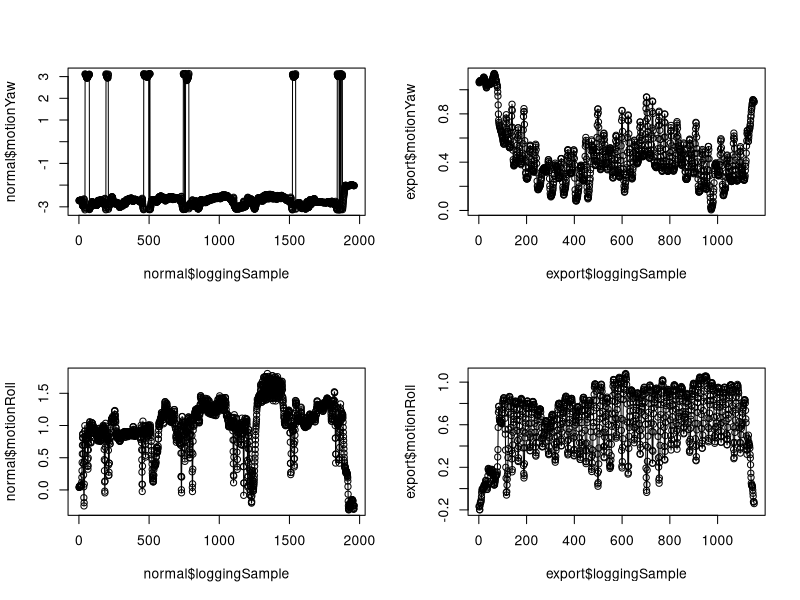
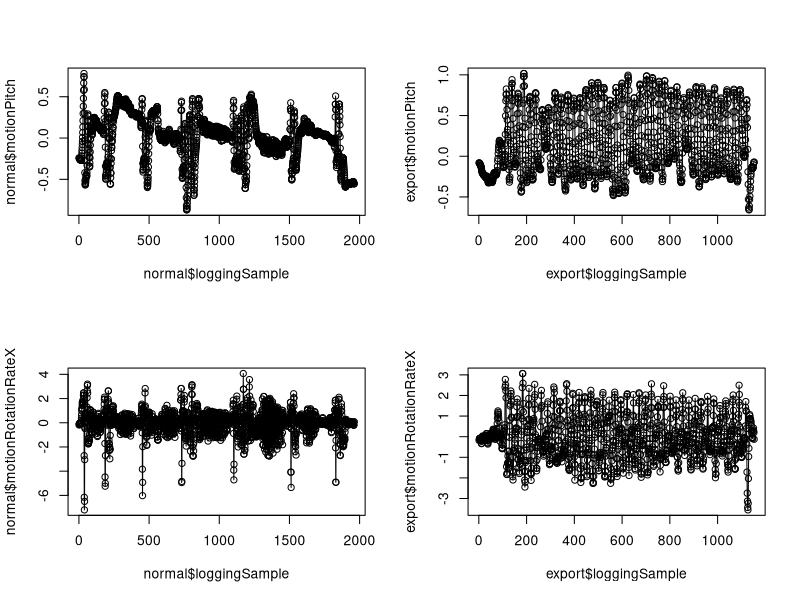
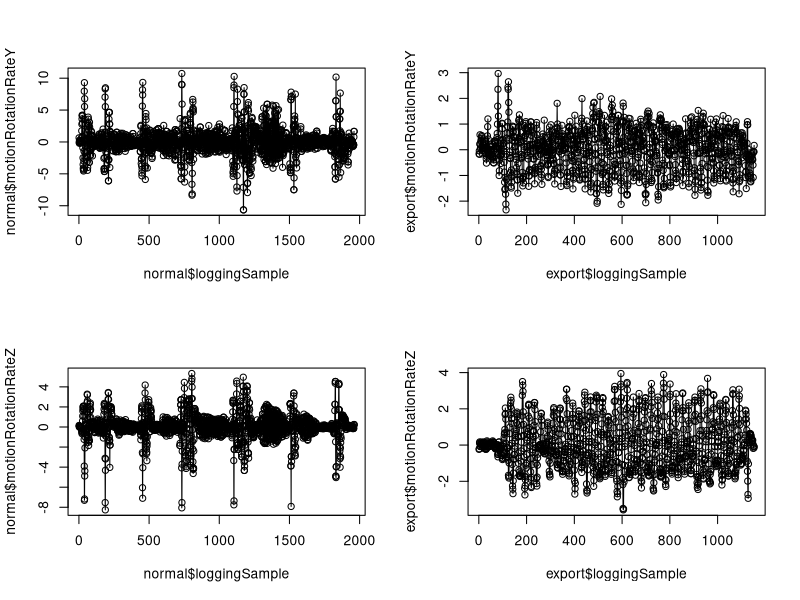
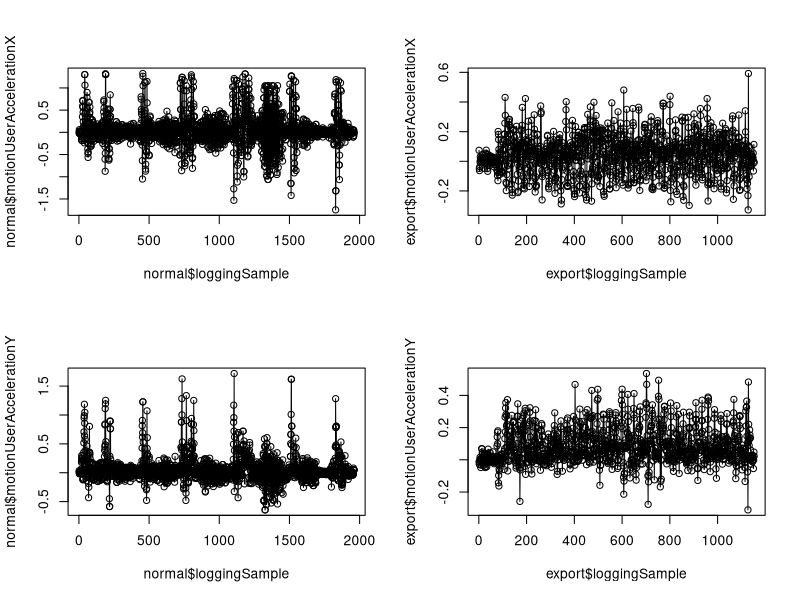
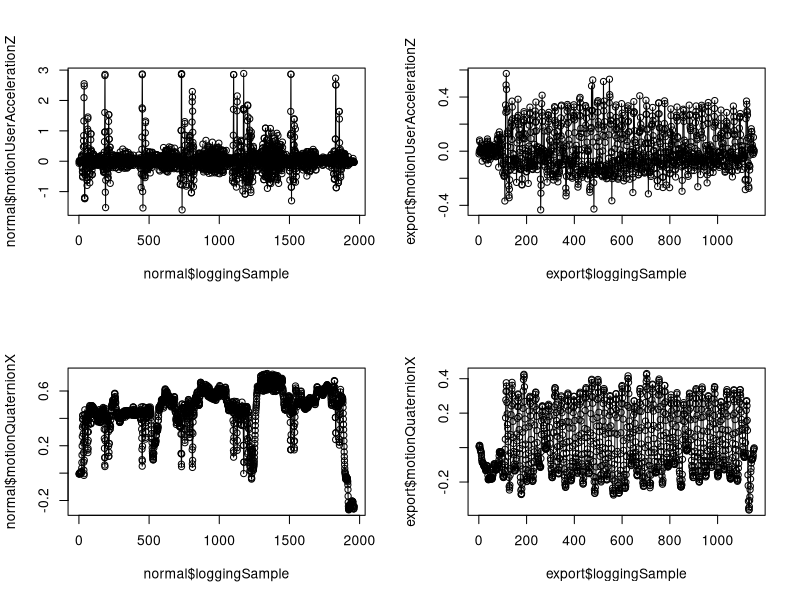
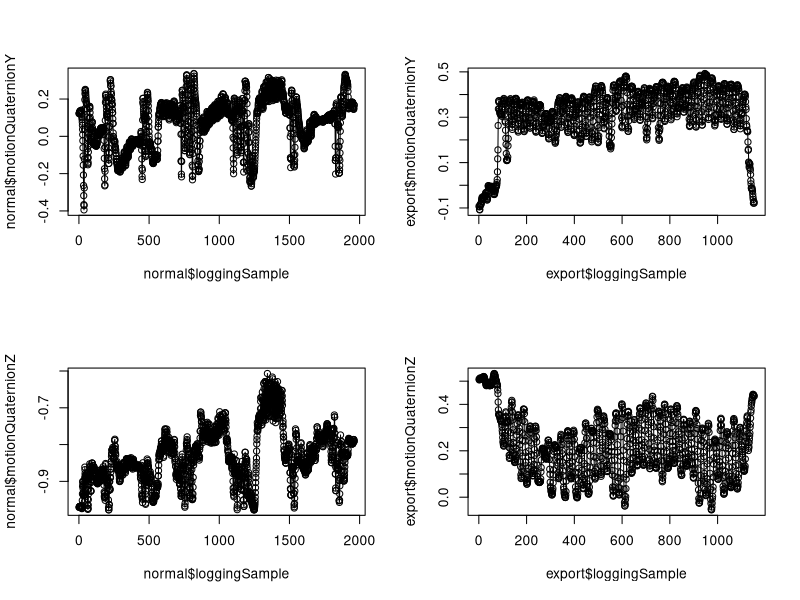
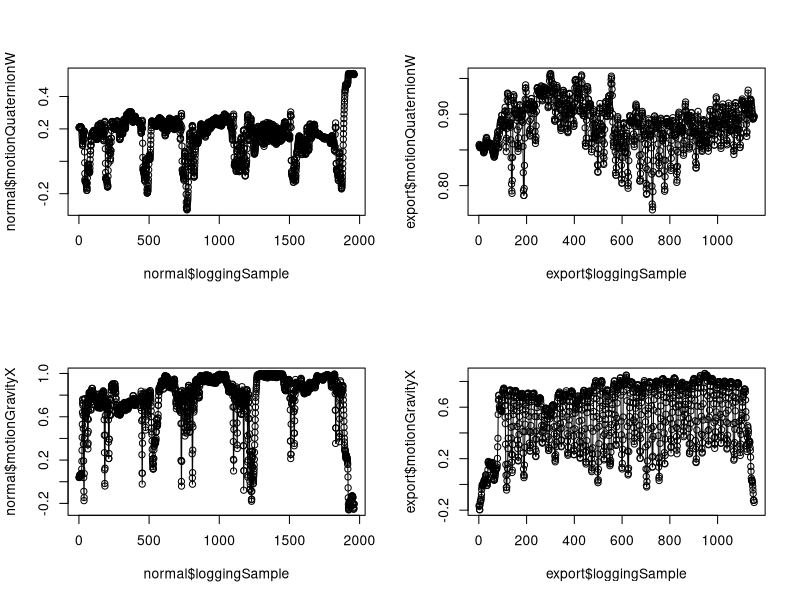

Generate these figures, in order, with R: (Note: this script raises an error after producing the figures.)
normal <- read.csv("2016-12-15_12-00-36.csv", header = TRUE, stringsAsFactors = FALSE)
export <- read.csv("2016-12-15_12-00-32.csv", header = TRUE, stringsAsFactors = FALSE)
par(mfrow=c(2,2))
plot(normal$loggingSample, normal$motionYaw)
lines(normal$loggingSample, normal$motionYaw)
plot(export$loggingSample, export$motionYaw)
lines(export$loggingSample, export$motionYaw)
summary(lm(normal$motionYaw~normal$loggingSample))
summary(lm(export$motionYaw~export$loggingSample))
# a weird W shape distribution, what is this?????

plot(normal$loggingSample, normal$motionRoll)
lines(normal$loggingSample, normal$motionRoll)
plot(export$loggingSample, export$motionRoll)
lines(export$loggingSample, export$motionRoll)
summary(lm(normal$loggingSample~normal$motionRoll))
summary(lm(export$loggingSample~export$motionRoll))
# looks like an M, dense on the top

plot(normal$loggingSample, normal$motionPitch)
lines(normal$loggingSample, normal$motionPitch)
plot(export$loggingSample, export$motionPitch)
lines(export$loggingSample, export$motionPitch)
summary(lm(normal$loggingSample~normal$motionPitch))
summary(lm(export$loggingSample~export$motionPitch))
# like an upside down version of the previous one, dense on the bottom

plot(normal$loggingSample, normal$motionRotationRateX)
lines(normal$loggingSample, normal$motionRotationRateX)
plot(export$loggingSample, export$motionRotationRateX)
lines(export$loggingSample, export$motionRotationRateX)
summary(lm(normal$loggingSample~normal$motionRotationRateX))
summary(lm(export$loggingSample~export$motionRotationRateX))

plot(normal$loggingSample, normal$motionRotationRateY)
lines(normal$loggingSample, normal$motionRotationRateY)
plot(export$loggingSample, export$motionRotationRateY)
lines(export$loggingSample, export$motionRotationRateY)
summary(lm(normal$loggingSample~normal$motionRotationRateY))
summary(lm(export$loggingSample~export$motionRotationRateY))

plot(normal$loggingSample, normal$motionRotationRateZ)
lines(normal$loggingSample, normal$motionRotationRateZ)
plot(export$loggingSample, export$motionRotationRateZ)
lines(export$loggingSample, export$motionRotationRateZ)
summary(lm(normal$loggingSample~normal$motionRotationRateZ))
summary(lm(export$loggingSample~export$motionRotationRateZ))
# dense around x = 0, the three look pretty similar

plot(normal$loggingSample, normal$motionUserAccelerationX)
lines(normal$loggingSample, normal$motionUserAccelerationX)
plot(export$loggingSample, export$motionUserAccelerationX)
lines(export$loggingSample, export$motionUserAccelerationX)
summary(lm(normal$loggingSample~normal$motionUserAccelerationX))
summary(lm(export$loggingSample~export$motionUserAccelerationX))

plot(normal$loggingSample, normal$motionUserAccelerationY)
lines(normal$loggingSample, normal$motionUserAccelerationY)
plot(export$loggingSample, export$motionUserAccelerationY)
lines(export$loggingSample, export$motionUserAccelerationY)
summary(lm(normal$loggingSample~normal$motionUserAccelerationY))
summary(lm(export$loggingSample~export$motionUserAccelerationY))

plot(normal$loggingSample, normal$motionUserAccelerationZ)
lines(normal$loggingSample, normal$motionUserAccelerationZ)
plot(export$loggingSample, export$motionUserAccelerationZ)
lines(export$loggingSample, export$motionUserAccelerationZ)
summary(lm(normal$loggingSample~normal$motionUserAccelerationZ))
summary(lm(export$loggingSample~export$motionUserAccelerationZ))
# same behavior, like the rotation rates

plot(normal$loggingSample, normal$motionQuaternionX)
lines(normal$loggingSample, normal$motionQuaternionX)
plot(export$loggingSample, export$motionQuaternionX)
lines(export$loggingSample, export$motionQuaternionX)
summary(lm(normal$loggingSample~normal$motionQuaternionX))
summary(lm(export$loggingSample~export$motionQuaternionX))

plot(normal$loggingSample, normal$motionQuaternionY)
lines(normal$loggingSample, normal$motionQuaternionY)
plot(export$loggingSample, export$motionQuaternionY)
lines(export$loggingSample, export$motionQuaternionY)
summary(lm(normal$loggingSample~normal$motionQuaternionY))
summary(lm(export$loggingSample~export$motionQuaternionY))

plot(normal$loggingSample, normal$motionQuaternionZ)
lines(normal$loggingSample, normal$motionQuaternionZ)
plot(export$loggingSample, export$motionQuaternionZ)
lines(export$loggingSample, export$motionQuaternionZ)
summary(lm(normal$loggingSample~normal$motionQuaternionZ))
summary(lm(export$loggingSample~export$motionQuaternionZ))

plot(normal$loggingSample, normal$motionQuaternionW)
lines(normal$loggingSample, normal$motionQuaternionW)
plot(export$loggingSample, export$motionQuaternionW)
lines(export$loggingSample, export$motionQuaternionW)
summary(lm(normal$loggingSample~normal$motionQuaternionW))
summary(lm(export$loggingSample~export$motionQuaternionW))
# the X one is all over the place, but bottom dense,
# increased very fast, but dropped very fast in the end
#a W shaped thing
# same as Z


plot(normal$loggingSample, normal$motionGravityX)
lines(normal$loggingSample, normal$motionGravityX)
plot(export$loggingSample, export$motionGravityX)
lines(export$loggingSample, export$motionGravityX)
summary(lm(normal$loggingSample, normal$motionGravityX))
summary(lm(export$loggingSample, export$motionGravityX))

plot(normal$loggingSample, normal$motionGravityY)
lines(normal$loggingSample, normal$motionGravityY)
plot(export$loggingSample, export$motionGravityY)
lines(export$loggingSample, export$motionGravityY)
summary(lm(normal$loggingSample~normal$motionGravityY))
summary(lm(export$loggingSample~export$motionGravityY))

plot(normal$loggingSample, normal$motionGravityZ)
lines(normal$loggingSample, normal$motionGravityZ)
plot(export$loggingSample, export$motionGravityZ)
lines(export$loggingSample, export$motionGravityZ)
summary(lm(normal$loggingSample~normal$motionGravityZ))
summary(lm(export$loggingSample~export$motionGravityZ))
# X and Y behave alike, but Z has an increasing trend

